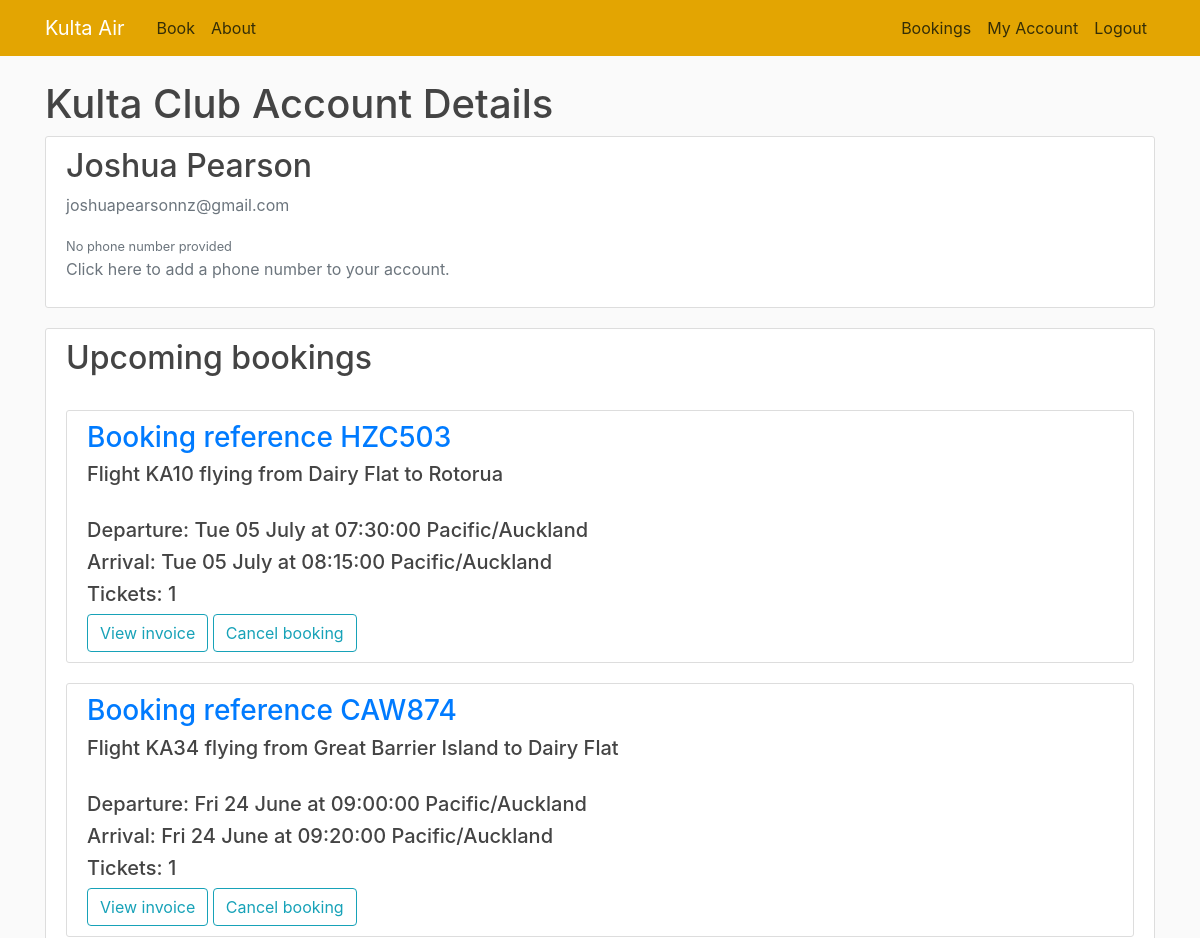
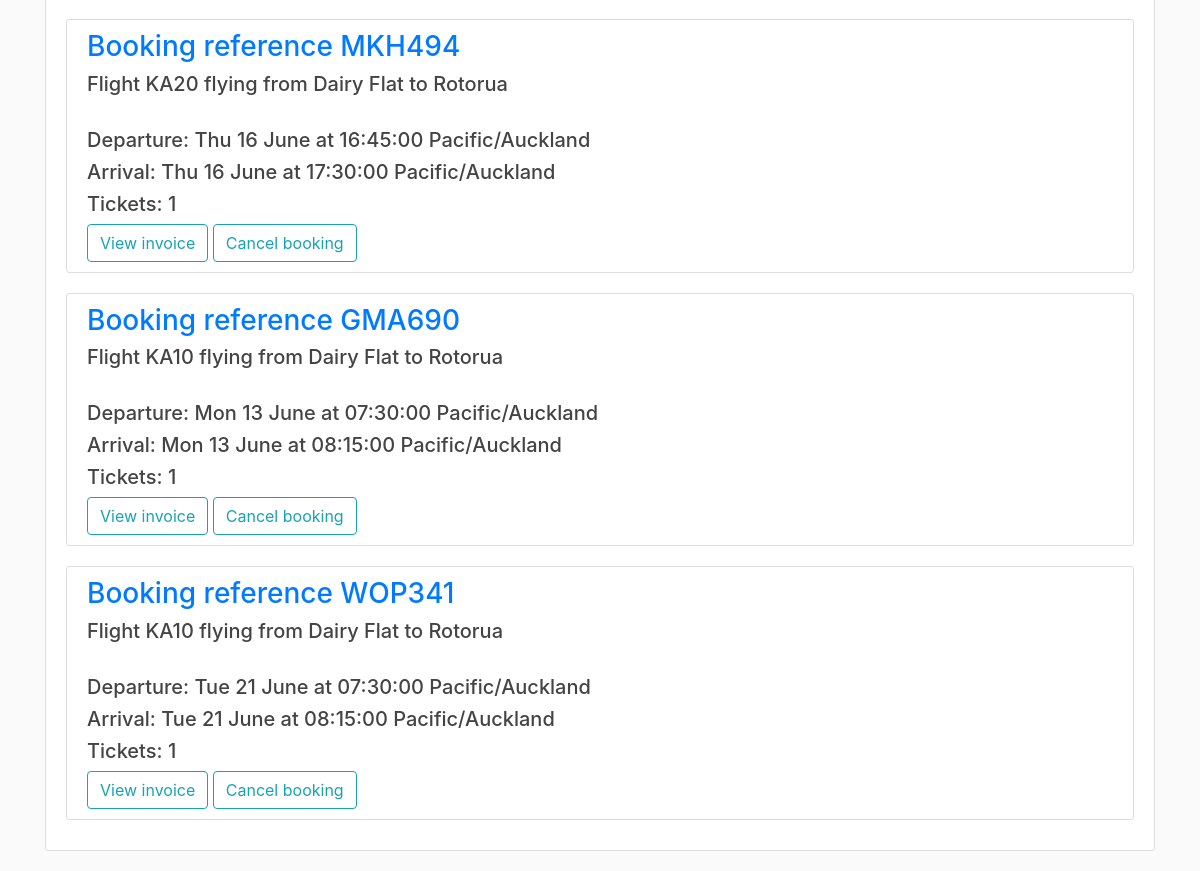
/customer (signed in), run on an earlier commit of the app's database (2 pictures, top to bottom).
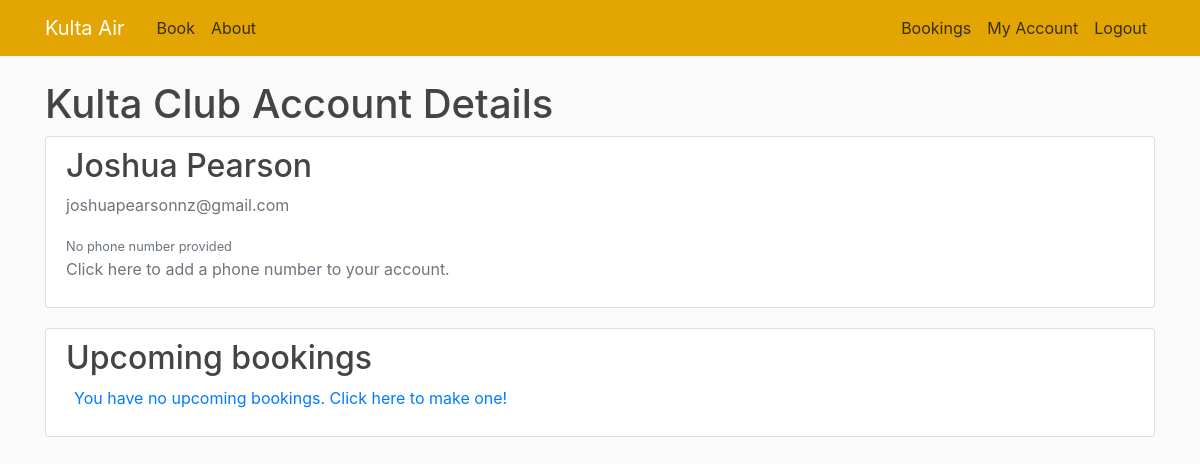
And on a later commit of the database.
### flightbookingapp/models.py (models this page shows, shortened)
class Customer(db.Model, UserMixin):
    id = db.Column(db.Integer, primary_key=True, unique=True)
    first_name = db.Column(db.VARCHAR(20), nullable=False)
    last_name = db.Column(db.VARCHAR(20), nullable=False)
    email = db.Column(db.VARCHAR(50), nullable=False, unique=True)
    phone_number = db.Column(db.Integer)
    password = db.Column(db.VARCHAR(60), default=None)
    bookings = db.relationship('Booking', backref='booked_customer', lazy=True)

class Booking(db.Model):
    booking_ref = db.Column(db.VARCHAR(6), primary_key=True, nullable=False, unique=True)
    customer = db.Column(db.Integer, db.ForeignKey('customer.id'), nullable=False)
    flight = db.Column(db.Integer, db.ForeignKey('departure.id'), nullable=False)
    tickets = db.Column(db.Integer, default=1)

class Departure(db.Model):
    id = db.Column(db.Integer, primary_key=True, nullable=False, unique=True)
    flight_number = db.Column(db.VARCHAR(10), db.ForeignKey('route.flight_code'), nullable=False)
    depart_date = db.Column(db.Date, nullable=False)
    stopover_date = db.Column(db.Date)
    arrival_date = db.Column(db.Date, nullable=False)
    price = db.Column(db.Float, nullable=False, default=0.00)
    booked_seats = db.Column(db.Integer, nullable=False, default=0)

class Airport(db.Model):
    int_code = db.Column(db.CHAR(4), primary_key=True, unique=True)
    name = db.Column(db.VARCHAR(50), nullable=False)
    timezone = db.Column(db.String(50))

class Route(db.Model):
    flight_code = db.Column(db.VARCHAR(10), primary_key=True, nullable=False, unique=True)
    depart_time = db.Column(db.Time, nullable=False)
    arrive_time = db.Column(db.Time, nullable=False)
    stopover_time = db.Column(db.Time)
    depart_airport = db.Column(db.CHAR(4), db.ForeignKey('airport.int_code'), nullable=False)
    arrive_airport = db.Column(db.CHAR(4), db.ForeignKey('airport.int_code'), nullable=False)
    stopover_airport = db.Column(db.CHAR(4), db.ForeignKey('airport.int_code'))
    plane = db.Column(db.Integer, db.ForeignKey('aircraft.id'), nullable=False)

### flightbookingapp/routes.py (the view)
@app.route('/customer', methods=['GET', 'POST'])
@login_required
def customer():
    if request.method == "POST":
        if request.form.get('cancel') == 'Cancel booking':
            cancel_booking(request.form.get('booking'))
            return redirect(url_for('customer'))
        if request.form.get('view') == 'View invoice':
            return redirect(url_for('invoice', booking_ref=request.form.get('booking'), surname=current_user.last_name))
    flight_info = collect_user_bookings()
    return render_template('customer.html', title='My Account', bookings=flight_info)

### flightbookingapp/models.py (called while the page is built)
@login_manager.user_loader
def load_customer(user_id):
    return Customer.query.get(int(user_id))

### flightbookingapp/routes.py (called while the page is built)
def collect_user_bookings():
    flight_info = {}
    for booking in current_user.bookings:
        departure = Departure.query.filter_by(id=booking.flight).first()
        route = Route.query.filter_by(flight_code=departure.flight_number).first()
        dep_airport = Airport.query.filter_by(int_code=route.depart_airport).first()
        arr_airport = Airport.query.filter_by(int_code=route.arrive_airport).first()
        flight_info[booking.booking_ref] = [booking, departure, route, dep_airport, arr_airport]
    return flight_info

### flightbookingapp/templates/customer.html
{% extends "layout.html" %}
{% block content %}
    <h1 class="account-heading"> Kulta Club Account Details </h1>
    <div class="content-section">
        <div class="media">
            <div class="media-body">
                <h2 class="account-heading">{{ current_user.first_name }} {{ current_user.last_name }}</h2>
                <p class="text-secondary">{{ current_user.email }}</p>
                {% if current_user.phone_number == None %}
                    <small class="text-secondary">No phone number provided</small>
                    <p class="text-secondary">Click here to add a phone number to your account.</p>
                {% else %}
                    <p class="text-secondary">{{ current_user.phone_number }}</p>
                    <p>Click here to update your phone number.</p>
                {% endif %}
            </div>
        </div>
    </div>
    {% include 'upcoming_bookings.html' %}
{% endblock content %}

### flightbookingapp/templates/layout.html (shortened to what this page needs)
<!DOCTYPE html>
<html lang="en">
<head>
    <link rel="stylesheet" href="https://cdn.jsdelivr.net/npm/bootstrap@4.3.1/dist/css/bootstrap.min.css"
>
    <link rel="stylesheet" type="text/css" href="{{ url_for('static', filename='main.css') }}">
</head>
<body>
<header class="site-header">
    <nav class="navbar navbar-expand-md navbar-dark bg-steel fixed-top">
        <div class="container">
            <a class="navbar-brand mr-4" href="/">Kulta Air</a>
            <div class="collapse navbar-collapse" id="navbarToggle">
                <div class="navbar-nav mr-auto">
                    <a class="nav-item nav-link" href="{{ url_for('home') }}">Book</a>
                    <a class="nav-item nav-link" href="{{ url_for('about') }}">About</a>
                </div>
                <div class="navbar-nav">
                    <a class="nav-item nav-link" href="{{ url_for('bookings') }}">Bookings</a>
                    {% if current_user.is_authenticated %}
                        <a class="nav-item nav-link" href="{{ url_for('customer') }}">My Account</a>
                        <a class="nav-item nav-link" href="{{ url_for('logout') }}">Logout</a>
                    {% else %}
                        <a class="nav-item nav-link" href="{{ url_for('login') }}">Login</a>
                        <a class="nav-item nav-link" href="{{ url_for('register') }}">Register</a>
                    {% endif %}
                </div>
            </div>
        </div>
    </nav>
</header>
<div class="container">
    {% block content %} {% endblock %}
</div>
</body>
</html>

### flightbookingapp/templates/upcoming_bookings.html (shortened to what this page needs)
<div class="content-section">
    <div class="media">
        <div class="media-body">
            <h2 class="bookings-heading">Upcoming bookings</h2>
            {% if bookings == {} %}
                <p class="text-secondary"><a class="ml-2" href="{{ url_for('home') }}">You have no upcoming bookings.
                    Click here to make one!</a></p>
            {% else %}
                <br>
                {% for booking, details in bookings.items() %}
                    <div class="content-section">
                        <form method="post" action="">
                            <h3 class="text-primary">Booking reference {{ booking.upper() }}</h3>
                            <h5>Flight {{ details[1].flight_number }} flying from {{ details[3].name }}
                                to {{ details[4].name }}</h5>
                            <br>
                            <h5>Departure: {{ (details[1].depart_date).strftime("%a %d %B") }} at
                                {{ details[2].depart_time }} {{ details[3].timezone }}</h5>
                            <h5>Arrival: {{ (details[1].arrival_date).strftime("%a %d %B") }} at
                                {{ details[2].arrive_time }} {{ details[4].timezone }}</h5>
                            <h5>Tickets: {{ details[0].tickets }}</h5>
                            <input type="submit" value="View invoice" name="view" class="btn btn-outline-info">
                            <input type="submit" value="Cancel booking" name="cancel" class="btn btn-outline-info">
                        </form>
                    </div>
                {% endfor %}
            {% endif %}
        </div>
    </div>
</div>

### flightbookingapp/static/main.css (style rules this page uses)
body { background: #fafafa; color: #333333; margin-top: 5rem; }
h1, h2, h3, h4, h5, h6 { color: #444444; }
.bg-steel { background-color: #e3a502; }
.site-header .navbar-nav .nav-link { color: #352e07; }
.content-section { background: #ffffff; padding: 10px 20px; border: 1px solid #dddddd; border-radius: 3px; margin-bottom: 20px; }

What changed in the data, as far as the page shows it:
removed Booking: upper "HZC503", flight_number "KA10", name "Dairy Flat", name "Rotorua", depart_time "07:30:00", timezone "Pacific/Auckland", arrive_time "08:15:00", tickets "1"
no longer on this page (row edited): Departure: depart_date "Tue 05 July", arrival_date "Tue 05 July"
removed Booking: upper "CAW874", flight_number "KA34", name "Great Barrier Island", name "Dairy Flat", depart_time "09:00:00", timezone "Pacific/Auckland", arrive_time "09:20:00", tickets "1"
no longer on this page (row edited): Departure: depart_date "Fri 24 June", arrival_date "Fri 24 June"
removed Booking: upper "MKH494", flight_number "KA20", name "Dairy Flat", name "Rotorua", depart_time "16:45:00", timezone "Pacific/Auckland", arrive_time "17:30:00", tickets "1"
no longer on this page (row edited): Departure: depart_date "Thu 16 June", arrival_date "Thu 16 June"
removed Booking: upper "GMA690", flight_number "KA10", name "Dairy Flat", name "Rotorua", depart_time "07:30:00", timezone "Pacific/Auckland", arrive_time "08:15:00", tickets "1"
no longer on this page (row edited): Departure: depart_date "Mon 13 June", arrival_date "Mon 13 June"
removed Booking: upper "WOP341", flight_number "KA10", name "Dairy Flat", name "Rotorua", depart_time "07:30:00", timezone "Pacific/Auckland", arrive_time "08:15:00", tickets "1"
no longer on this page (row edited): Departure: depart_date "Tue 21 June", arrival_date "Tue 21 June"
Also different on the page:
text now shown: "You have no upcoming bookings. Click here to make one!"
